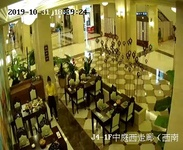
#> input picture image/1.jpg, 183 x 150 px, shrunk from 352 x 288 before the run; its folder holds 4 pictures in this run
$ python pyplot.py
#> lines starting #> are read from the running program, lines starting #| are printed output that depends on the picture
import matplotlib.pyplot as plt
import glob
import os


if __name__ == "__main__":
    script_path = os.path.realpath(__file__)
    dir = os.path.dirname(script_path)
    img = None
    for jpg in glob.glob(os.path.join(dir, "..", "*.jpg")):
        im = plt.imread(jpg)
#> im is the input picture: shape (150, 183, 3); mean R, G, B 120.4, 110, 53
        if img is None:
            img = plt.imshow(im)
        else:
            img.set_data(im)
        plt.pause(3)
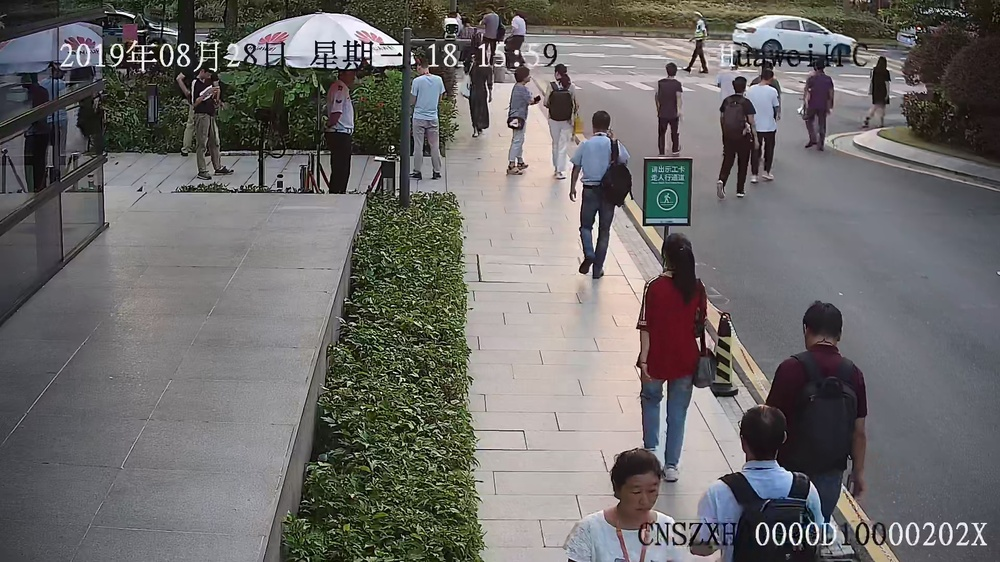
#> shown: shape (562, 1000, 3); mean R, G, B 108.5, 106.6, 105.6
